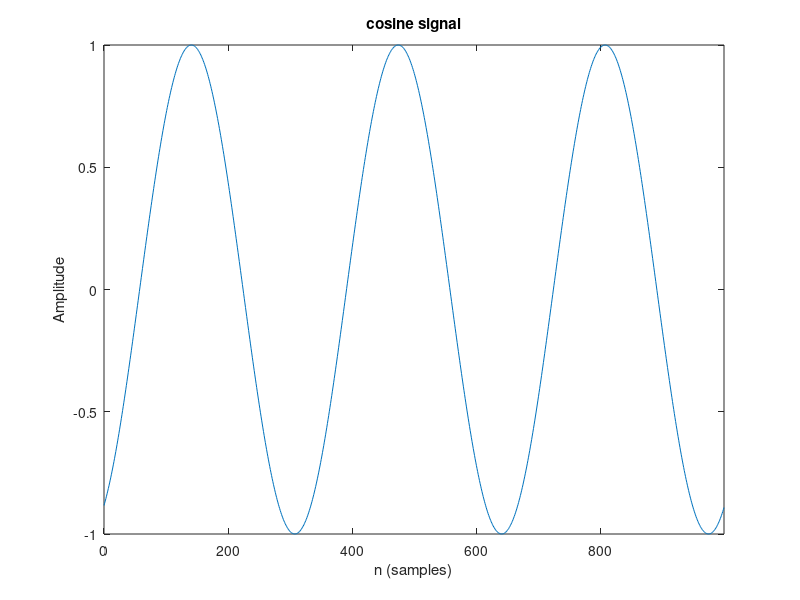
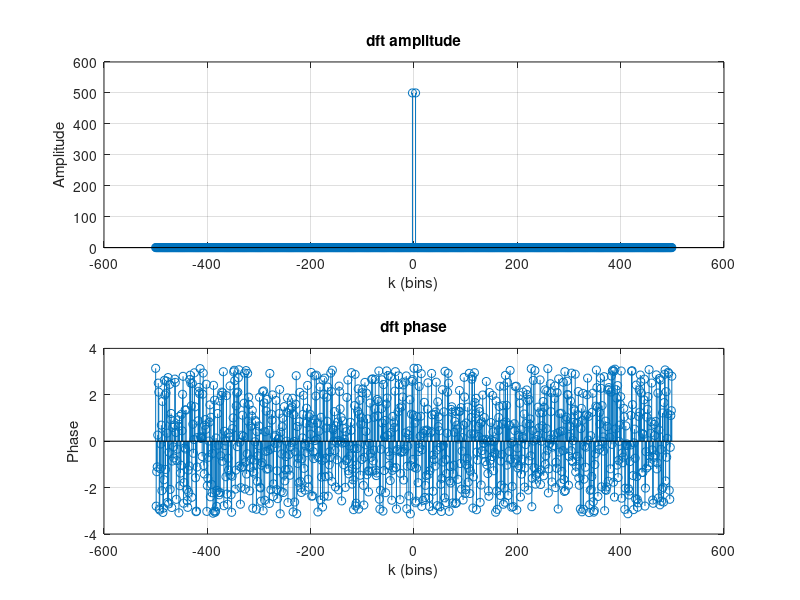
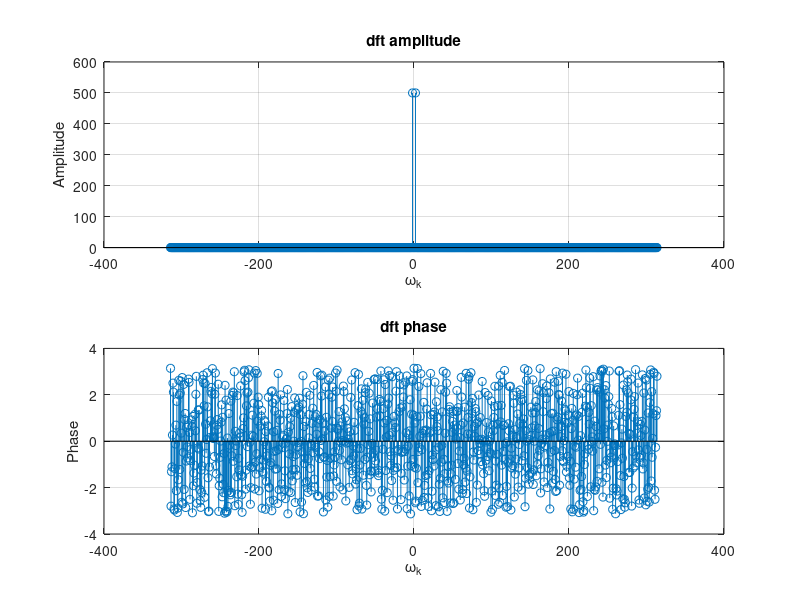
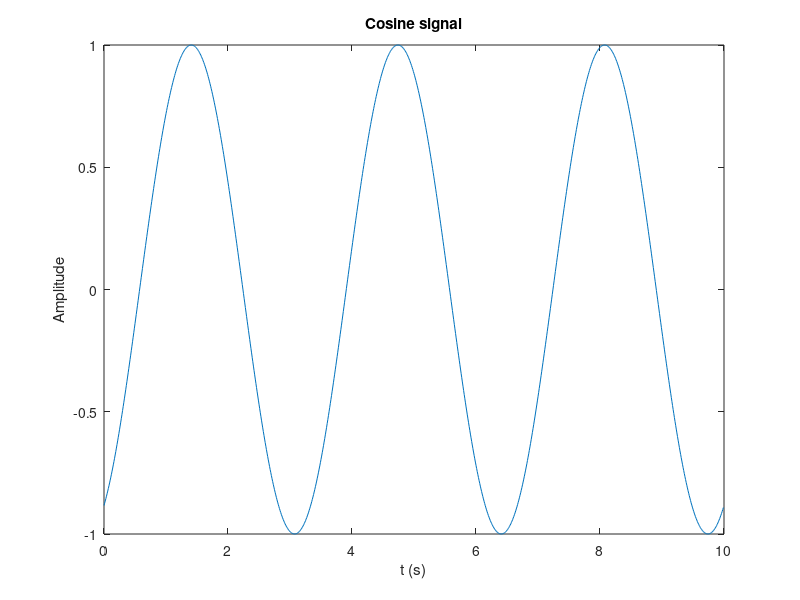

Reproduce these figures in MATLAB, in order.
% Lab 1:
% Generating excitation signals
% 2026-03-06

% we'll generate multisine and random nois signals (for excitation signals
% for dynamic systems in next labs)

clear all; clc; close all;

%% 1.1 Discrete Fourier Transform (DFT)
% freq axis k is expressed in bin

% at bin k, the complex exp e^((j*2*pi*k*n)/N) is periodic in n, and has a
% perid which fits exactly k times in the time interval of N points.

% DFT: X_k = fft(x_n)

% IDFT: x_n = ifft(X_k)

% Tasks
% => SEE HANDWRITTEN NOTES

%% 1.2 DTF of a (co)sine

%% Task 1.2.1 DTF of 3 periods of a cosine
% Generate a cosine sequence with a randomly selected phase, and with a
% period that fits exactly 3 times in a data sequence of N = 1000 samples.

N = 1000;                 % Number of samples
k = -N/2:N/2-1;           % frequency bin axis for plotting (shifted)

n = 0:N-1;                % time/sample indices
freq = 3 / N;             % normalized frequency (cycles per sample)
phase = rand() * 2 * pi;  % random phase in radians

% Generate cosine signal
cosineSignal = cos(2 * pi * freq * n + phase);

figure;
plot(n, cosineSignal);
title("cosine signal")
xlabel('n (samples)'); ylabel('Amplitude');
xlim([0 N-1]);

% Compute DFT
% ATTENTION: need to to fftshift(fft(...)) !
X_k = fftshift(fft(cosineSignal));        % shifted DFT
amplitude = abs(X_k);                     % amplitude spectrum
phaseSpectrum = angle(X_k);               % phase spectrum
% phaseSpectrum = round(angle(X_k));               % phase spectrum

% figure;
% stem(k,X_k)
% title("DFT of cosine signal")
% xlabel('k (bins)');
% hold on;

figure;
subplot(2, 1, 1);
stem(k,amplitude)
title("dft amplitude")
xlabel('k (bins)'); ylabel('Amplitude');
grid on;
subplot(2, 1, 2);
stem(k,phaseSpectrum)
title("dft phase");
xlabel('k (bins)'); ylabel('Phase');
grid on;
hold on;

% Task 1.2.2 Perfet reconstruction
% From the DFT plot, check that the condition for perfect reconstruction 
% is satisfied. Is there any leakage visible?

% check the plot of the dft above

% => .....

% omega_k = 2*pi*k/(N*Ts)
% t = nT

% => omega_k*t = 2*pi*k*n/N

% ???

% Task 1.2.3 Interpretation of the frequency axis
% At which indices of the DFT do you obtain non-zero values? Explain. 
% (Keep in mind that Matlab indices start at 1.)

% => :

% Find bins where amplitude is (significantly) non-zero
tol = max(amplitude) * 1e-6;               % numerical tolerance
nonzero_bins = find(amplitude > tol);      % indices in the shifted DFT (1..N)

% Convert shifted-bin indices to bin numbers k (we previously defined k = -N/2:N/2-1)
% Note: length(k) == N and corresponds to indices 1..N of X_k
nonzero_k = k(nonzero_bins);               % bin numbers (can be negative)

% Display results
fprintf('Non-zero DFT bins (shifted indices -> bin k):\n');
for i = 1:length(nonzero_bins)
    fprintf('  index %3d -> k = %3d, amplitude = %.4g\n', nonzero_bins(i), nonzero_k(i), amplitude(nonzero_bins(i)));
end

% Explanation from copilot:
% The cosine has frequency 3 cycles over N samples, so its DFT has two non-zero
% components at +/-k0 where k0 = 3. After fftshift, these appear at the entries
% corresponding to k = +3 and k = -3. Matlab indices start at 1, so the positions
% in the shifted array are nonzero_bins as printed above.

%% Task 1.2.4 Frequency axis in bins
% Construct the frequency axis for the plots, expressed in bins

% => already did in 1.2.1 => k :
k = -N/2:N/2-1; % frequency bin axis for plotting (shifted)

%% Task 1.2.5 Frequency axis in Hertz
% Consider that the sample frequency is f_s = 100 Hz. Construct the 
% frequency axis for the plots, expressed in Hz. (Hint: use the results 
% from Task 1.1.1.)

% => :
fs = 100;
Ts = 1/fs;
% task 1.1.1: omega_k = 2*pi*k/T where T=N*Ts :
omega_k = 2*pi*k/(N*Ts);

figure;
subplot(2, 1, 1);
stem(omega_k,amplitude)
title("dft amplitude")
xlabel('\omega_k'); ylabel('Amplitude');
grid on;
subplot(2, 1, 2);
stem(omega_k,phaseSpectrum)
title("dft phase");
xlabel('\omega_k'); ylabel('Phase');
grid on;
hold on;

t = (0:N-1) * Ts; % Time vector in seconds
figure;
plot(t,cosineSignal)
title("Cosine signal")
xlabel("t (s)"); ylabel("Amplitude");
hold on;


%% 1.3 Time domain construction of a multisine

% see pdf for mathematical definition

% The frequencies ω_k for which the amplitudes A_k are non-zero are called 
% the excited frequencies.

%% Task 1.3.1 Time domain random phase multisine
% Generate a multisine in the time domain, by implementing (1.6), with 
% N = 1000 samples and K = 10 excited frequencies. Set the amplitudes 
% A_k = 1, and choose the phases φ_k randomly between 0 and 2π 
% (i.e. a random phase multisine). Check that this multisine satisfies the 
% condition for perfect reconstruction by plotting its DFT. Include the 
% frequency axis, expressed in bin.

% => :

N = 1000;
n = 0:N-1;
K = 10;                          % number of excited harmonics
A_k = ones(1, K);                % amplitudes (1 x K)
k_idx = 1:K;           % excited bin indices (1..K)
% or
k_idx = rand(1,K);     % excited bin (10 random, uniform distribution, 1xK)
phi_k = rand(1, K) * 2*pi;       % random phases (1 x K)

% Build multisine: sum over k of A_k * cos(2*pi*(k_idx/N).*n + phi_k)
multisine_matrix = A_k.' .* cos((2*pi*k_idx.' * n)/N + phi_k.'); % (K x N)
multisine_signal = sum(multisine_matrix, 1);                     % 1 x N

figure;
plot(n, multisine_signal);
title("Multisine signal (random phases)");
xlabel('n (samples)'); ylabel('Amplitude');
xlim([0 N-1]);

% Compute and plot shifted DFT with frequency axis in bins
X_k_ms = fftshift(fft(multisine_signal));
k = -N/2:N/2-1;
amplitude_ms = abs(X_k_ms);
phase_ms = angle(X_k_ms);
% phase_ms = round(angle(X_k_ms));

figure;
subplot(2,1,1);
stem(k, amplitude_ms, '.');
title("DFT amplitude of multisine");
xlabel('k (bins)'); ylabel('Amplitude');
grid on;
subplot(2,1,2);
stem(k, phase_ms, '.');
title("DFT phase of multisine");
xlabel('k (bins)'); ylabel('Phase');
grid on;
hold on;

% % Check for expected non-zero bins (should be at +/-k_idx)
% tol = max(amplitude_ms) * 1e-6;
% nonzero_bins = find(amplitude_ms > tol);
% nonzero_k = k(nonzero_bins);
% fprintf('Non-zero DFT bins (shifted indices -> k):\n');
% for i = 1:length(nonzero_bins)
%     fprintf('  index %3d -> k = %3d, amplitude = %.4g\n', nonzero_bins(i), nonzero_k(i), amplitude_ms(nonzero_bins(i)));
% end

%% Task 1.3.2 Frequency exis in Hz
% For the multisine generated in Task 1.3.1, consider that the sampling 
% frequency is fs = 100 Hz. Include the frequency axis expressed in Hz in 
% the DFT plot, and the time axis expressed in seconds in the time domain 
% plot.

% => :
fs = 100;
Ts = 1/fs;
omega_k = 2*pi*k/(N*Ts); % from task 1.1.1

figure;
subplot(2,1,1);
stem(omega_k, amplitude_ms, '.');
title("DFT amplitude of multisine");
xlabel('\omega_k'); ylabel('Amplitude');
grid on;
subplot(2,1,2);
stem(omega_k, phase_ms, '.');
title("DFT phase of multisine");
xlabel('\omega_k'); ylabel('Phase');
grid on;
hold on;

t = (0:N-1) * Ts; % Time vector in seconds

figure;
plot(t, multisine_signal);
title("Multisine signal (random phases) in time domain");
xlabel('t (s)'); ylabel('Amplitude');
%xlim([0 N-1]);
hold on;

%% Task 1.3.3 Excite specific frequency lines
% Generate a random phase multisine with a sampling frequency of 200 Hz, 
% with excited frequencies [4, 8, 12, 16, 20, 24] Hz. Plot the time and 
% frequency domain results, with appropriate axes.

% => :
fs = 200;
frequencies = [4 8 12 16 20 24];
N = 1000; % Number of samples for the new multisine
n = 0:N-1; % Sample indices
k_idx = frequencies;
phi_k = rand(1, length(frequencies)) * 2 * pi; % Random phases for each frequency (uniform distrib)
%A_k = ones(1,length(frequencies));
A_k = rand(1,length(frequencies)); % random amplitudes of each cosine (uniform distrib)

% Build multisine: sum over k of A_k * cos(2*pi*(k_idx/N).*n + phi_k)
multisine_matrix = A_k.' .* cos((2*pi*k_idx.' * n)/N + phi_k.'); % (K x N)
multisine_signal = sum(multisine_matrix, 1);                     % 1 x N

% Compute and plot shifted DFT with frequency axis in bins
X_k_ms = fftshift(fft(multisine_signal));
k = -N/2:N/2-1;
amplitude_ms = abs(X_k_ms);
phase_ms = angle(X_k_ms);
% phase_ms = round(angle(X_k_ms));

% Plot the DFT results with frequency axis in Hz
figure;
subplot(2,1,1);
stem(k, amplitude_ms, '.');
title("DFT amplitude of multisine with specific frequencies");
xlabel('k (bins)'); ylabel('Magnitude');
grid on;
subplot(2,1,2);
stem(k, phase_ms, '.');
title("DFT amplitude of multisine with specific frequencies");
xlabel('k (bins)'); ylabel('Phase');
grid on;
hold on;

Ts = 1/fs;
omega_k = 2*pi*k/(N*Ts);
figure;
subplot(2,1,1);
stem(omega_k, amplitude_ms, '.');
title("DFT amplitude of multisine with specific frequencies");
xlabel('\omega_k (rad/s)'); ylabel('Magnitude');
grid on;
subplot(2,1,2);
stem(omega_k, phase_ms, '.');
title("DFT amplitude of multisine with specific frequencies");
xlabel('\omega_k (rad/s)'); ylabel('Phase');
grid on;
hold on;

f_k = omega_k/(2*pi);
figure;
subplot(2,1,1);
stem(f_k, amplitude_ms, '.');
title("DFT amplitude of multisine with specific frequencies");
xlabel('Frequency (Hz)'); ylabel('Magnitude');
grid on;
subplot(2,1,2);
stem(f_k, phase_ms, '.');
title("DFT amplitude of multisine with specific frequencies");
xlabel('Frequency (Hz)'); ylabel('Phase');
grid on;
hold on;

% Plot the time domain results with appropriate axes
figure;
subplot(2,1,1);
plot(n, multisine_signal);
title("Multisine signal with specific frequencies in time domain");
xlabel('n (samples)'); ylabel('Amplitude');
xlim([0 N-1]);
grid on;

subplot(2,1,2);
t = (0:N-1) * Ts;
plot(t,multisine_signal);
title("Multisine signal with specific frequencies in time domain");
xlabel('t (s)'); ylabel('Amplitude');
grid on;
hold on;

%% 1.4 Frequency domain construction of a multisine
% It is also possible to generate a multisine in the frequency domain, so 
% to directly construct X(k), by specifying the amplitudes and phases of 
% the components. One difficulty is that X(k) must be constructed both for 
% the positive and the negative frequencies. However, the following trick 
% can be used such that only the positive frequencies need to be considered.

% Task 1.4.1 Trick for frequency domain multisine

% => SEE HANDWRITTEN NOTES

%% Task 1.4.2 Frequency domain multisine
% Use the trick from the previous task to construct a random phase 
% multisine in the frequency domain. Let N = 1000 and excite the first 
% K = 30 bins. Make time and frequency domain plots (time axis in sample 
% number, frequency axis in bin number).

% => :

% Construct X(k) properly (including conjugate symmetric negative bins)
N = 1000;
n = 0:N-1;
K = 30;

% Positive-frequency bin indices (1-based bins): 1..K
% We'll place energy at bins 1..K (these correspond to FFT bins 1..K)
A_k = rand(1,K);                    % amplitudes for positive bins
phi_k = rand(1,K) * 2*pi;           % random phases

% Build a full-length complex spectrum X (unshifted FFT ordering: bins 0..N-1)
X = zeros(1, N);                    % complex spectrum (1 x N)

% MATLAB FFT bins: 1 -> k=0 (DC), 2..(N/2) -> positive freqs, etc.
% We want to excite the first K positive harmonics excluding DC (k=0).
% So place components at bins 1+1 : 1+K (MATLAB indices 2 : K+1)
pos_bins = 2:(K+1);
X(pos_bins) = (A_k/2) .* exp(1j * phi_k);   % half-amplitude in positive bins

% % Mirror to negative frequencies to ensure a real time-domain signal.
% % Negative frequency bins correspond to MATLAB indices N-K+1 : N (wrap-around)
% neg_bins = N - (K-1) : N;
% X(neg_bins) = conj(X(pos_bins));             % conjugate symmetry

% In case K includes the Nyquist bin when N even, handle it (here K<<N so not needed).
% Now inverse FFT to get time-domain signal. Note: ifft expects full-length X.
% x_n = ifft(X, N, 'symmetric') * N;  % scale by N to match the 2N*Real(ifft(...)) idea
x_n = 2.*N.*real(ifft(X));

% Plot time-domain signal (sample axis)
figure;
plot(n, x_n);
title("Multisine signal created from the freq domain, using task 1.4.1")
xlabel("n (samples)"); ylabel("Amplitude");
xlim([0 N-1]);
grid on;
hold on;

X_k = fftshift(fft(x_n));
k = -N/2:N/2-1;
magnitude = abs(X_k);
phase = angle(X_k);
figure;
subplot(2,1,1);
stem(k,magnitude);
title("Multisine signal created from the freq domain, using task 1.4.1")
xlabel("k (bins)");ylabel("Magnitude");
grid on;
subplot(2,1,2);
stem(k,phase);
title("Multisine signal created from the freq domain, using task 1.4.1")
xlabel("k (bins)");ylabel("Phase");
grid on;
hold on;

%% 1.4.3 Specified excited frequency band
% Construct a random phase multisine in the frequency domain, which excites
% the frequency band [5, 15] Hz at 31 equidistantly spaced frequencies. 
% Choose an appropriate sampling frequency. Make time domain and frequency 
% domain plots (time axis in seconds, frequency axis in Hz). How long is 
% one period of this multisine (expressed in seconds)? What is the 
% corresponding frequency resolution (expressed in Hz)?

% => :

exc_freqs = [5 15];
K = 30;

% choose fs to satisfy Nyquist
f_max = exc_freqs(2);
fs = 2*f_max;            % sampling frequency in Hz (>= 2*f_max)
Ts = 1/fs;

% Freq vector for the K equidistant freqs b/w 5 and 15 Hz
freqs = linspace(exc_freqs(1), exc_freqs(2), K);

k = freqs;

% resolution
res = exc_freqs(2)-exc_freqs(1)/K;






A_k = rand(1,K);                    % amplitudes for keep bins
phi_k = rand(1,K) * 2*pi;           % random phases

X = zeros(1, N);                    % complex spectrum (1 x N)

keep_bins = 2:(K+1);
X(keep_bins) = (A_k/2) .* exp(1j * phi_k); % half-amplitude in positive bins

x_n = 2.*N.*real(ifft(X));

figure;
plot(n, x_n);
title("Multisine signal created from the freq domain")
xlabel("n (samples)"); ylabel("Amplitude");
xlim([0 N-1]);
grid on;
hold on;



%% 1.5 Setting the Root-Mean-Square of a signal
% see pdf to see mathematical def of RMS

% Hence, the RMS value of a signal depends on the number of excited 
% frequencies and on the choice of the amplitudes Ak.

%% Task 1.5.1 
% Set the RMS of the signal from the previous task to RMS_des = 3:
% x_des(n) = x(n) * ( RMS_des/RSM(x) )

% => ...

% ... TODO: ... !!... ?


%% 1.6 Influence of the phase of a multisine
% Choice of phase affects the time domain properties;
% It will influence its crest factor (CF), defined as:
% CF(x) = max(|x|) / RMS(x)
% It's the ratio bewteen the peak value of the signal in the time domain
% and the RMS value of the signal.

%% Task 1.6.1 
% Construct a multisine in the frequency domain with N = 500 samples, with 
% the first K = 60 bins excited and with the following phases:
%   • Random phase: chosen randomly in [0, 2π] (uniform distribution),
%   • Schroeder phase: φk = (k(k+1)π)/K ,
%   • Linear phase: φk = kπ.
%   • Constant phase
% Make time and frequency domain plots (in samples and bins), and compute 
% the Crest Factors. Describe, qualitatively, the relationship between the 
% time domain plot and the crest factor. What is the advantage of a 
% low/high crest factor?

% => :

N = 500;
K = 60;

% 1. random phases :
phase_random = rand(1,K) *2*pi;

% 2. Schroeder phase :


% 3. linear phase :


% 4. constant phase :



 % .... TODO: THE REST .... !!! ..... ???
